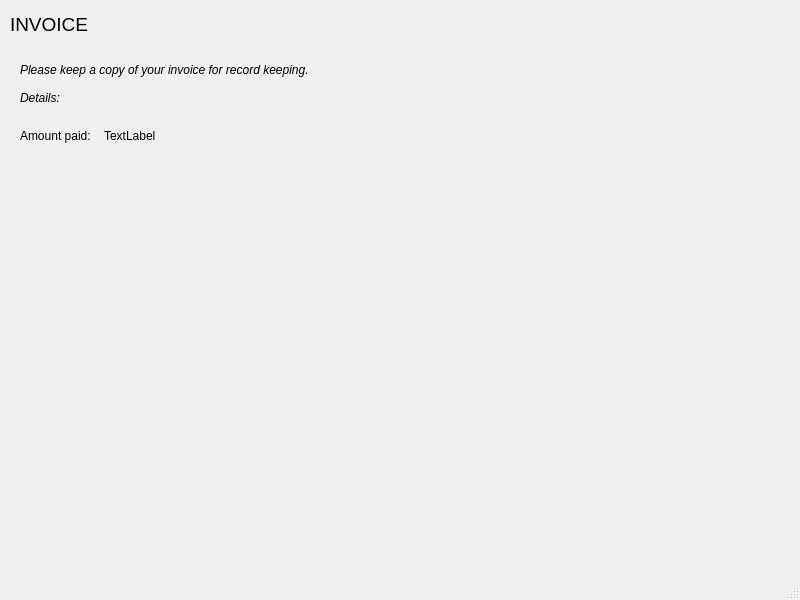
<?xml version="1.0" encoding="UTF-8"?>
<ui version="4.0">
 <class>invoice</class>
 <widget class="QMainWindow" name="invoice">
  <property name="geometry">
   <rect>
    <x>0</x>
    <y>0</y>
    <width>800</width>
    <height>600</height>
   </rect>
  </property>
  <property name="windowTitle">
   <string>MainWindow</string>
  </property>
  <widget class="QWidget" name="centralwidget">
   <widget class="QLabel" name="label">
    <property name="geometry">
     <rect>
      <x>10</x>
      <y>10</y>
      <width>371</width>
      <height>51</height>
     </rect>
    </property>
    <property name="font">
     <font>
      <pointsize>14</pointsize>
     </font>
    </property>
    <property name="text">
     <string>INVOICE
</string>
    </property>
   </widget>
   <widget class="QLabel" name="label_2">
    <property name="geometry">
     <rect>
      <x>20</x>
      <y>50</y>
      <width>351</width>
      <height>81</height>
     </rect>
    </property>
    <property name="font">
     <font>
      <italic>true</italic>
      <underline>false</underline>
     </font>
    </property>
    <property name="text">
     <string>Please keep a copy of your invoice for record keeping.

Details:
 </string>
    </property>
   </widget>
   <widget class="QWidget" name="horizontalLayoutWidget">
    <property name="geometry">
     <rect>
      <x>20</x>
      <y>120</y>
      <width>161</width>
      <height>31</height>
     </rect>
    </property>
    <layout class="QHBoxLayout" name="horizontalLayout">
     <item>
      <widget class="QLabel" name="label_3">
       <property name="text">
        <string>Amount paid:</string>
       </property>
      </widget>
     </item>
     <item>
      <widget class="QLabel" name="amountPaid">
       <property name="text">
        <string>TextLabel</string>
       </property>
      </widget>
     </item>
    </layout>
   </widget>
  </widget>
  <widget class="QMenuBar" name="menubar">
   <property name="geometry">
    <rect>
     <x>0</x>
     <y>0</y>
     <width>800</width>
     <height>21</height>
    </rect>
   </property>
  </widget>
  <widget class="QStatusBar" name="statusbar"/>
 </widget>
 <resources/>
 <connections/>
</ui>
